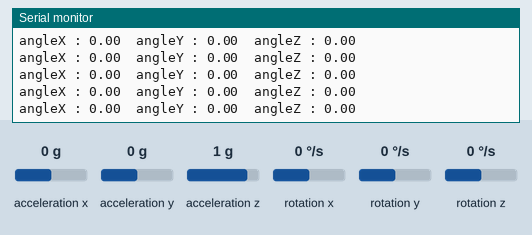
The sketch below on a simulated Arduino Uno, built for the host (arithmetic inside an expression is 32-bit, double 64-bit). Parts: the last lines printed to the serial monitor. Inputs (shaded band) come from the test bench; at power-on: acceleration x 0 g, acceleration y 0 g, acceleration z 1 g, rotation z 0 °/s, rotation x 0 °/s, rotation y 0 °/s.

Above: at 4.2 s.
4.3 s: acceleration x set to -1.4 g
At 4.33 s:
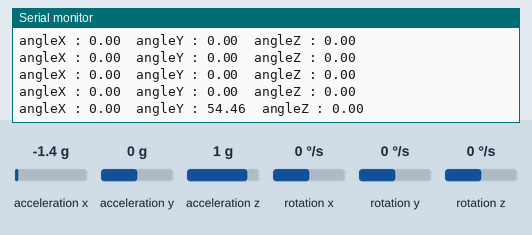
5.8 s: acceleration y set to -1.4 g
At 5.86 s:
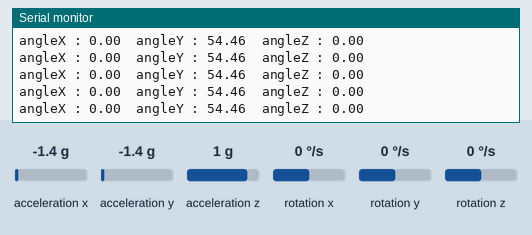
7.3 s: acceleration z set to -1.4 g
At 7.4 s:
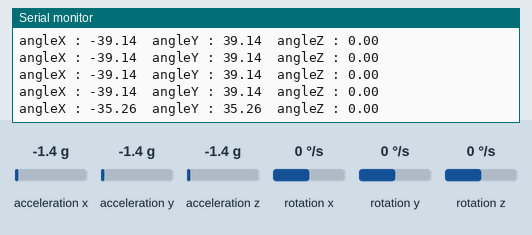
8.8 s: rotation z set to -192 °/s
At 8.83 s:
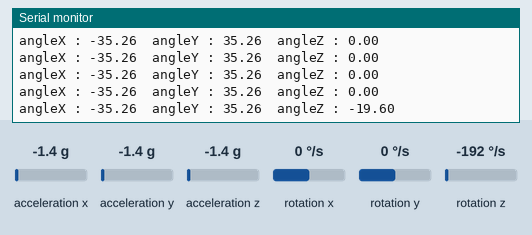
Timing chart, 0 to 11.3 s (numbered marks = the images above; inputs shaded):
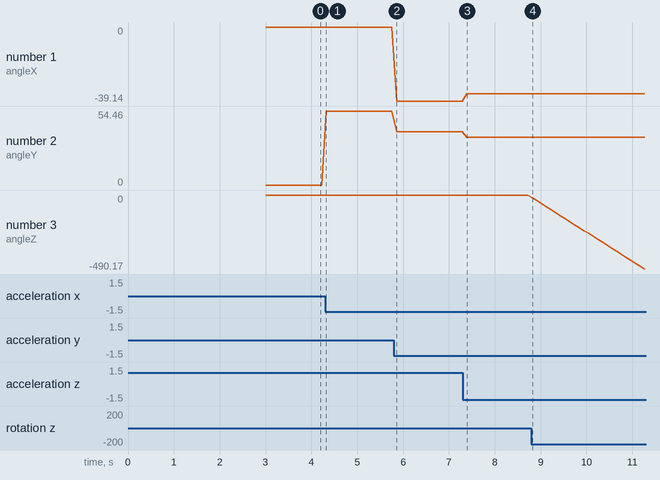

The sketch:

commune.ino
```cpp
#include <SoftwareSerial.h>
#include <MPU6050_tockn.h>
#include <Wire.h>

MPU6050 mpu6050(Wire);

const int RXPin = A0;
const int TXPin = A1;

char str;

SoftwareSerial Xbee(RXPin, TXPin);

void setup() {
  Serial.begin(9600);
  Wire.begin();
  mpu6050.begin();
  mpu6050.calcGyroOffsets(true);
  Serial.begin(9600);
  //Start xbee serial connection
  Xbee.begin(9600);
  // Accelerometer initilization
  //accel.begin();
}

void loop() {
  mpu6050.update();
  Serial.print("angleX : ");
  Serial.print(mpu6050.getAngleX());
  Serial.print("\tangleY : ");
  Serial.print(mpu6050.getAngleY());
  Serial.print("\tangleZ : ");
  Serial.println(mpu6050.getAngleZ());
  Xbee.write(mpu6050.getAngleZ());
  delay(100);
}
```

Measured:
- after the input at 4.3 s, the serial monitor: prints a new line at once (image 1)
- after the input at 7.3 s, the serial monitor: prints a new line after 0.09 s (image 3)
- after the input at 8.8 s, the serial monitor: prints a new line at once (image 4)
- plotted number 1: 0 → -39.14 after the input at 5.8 s, -39.14 → -35.26 after the input at 7.3 s
- plotted number 2: 0 → 54.46 after the input at 4.3 s, 54.46 → 39.14 after the input at 5.8 s, 39.14 → 35.26 after the input at 7.3 s
- plotted number 3: 0 → -490.17 after the input at 8.8 s
